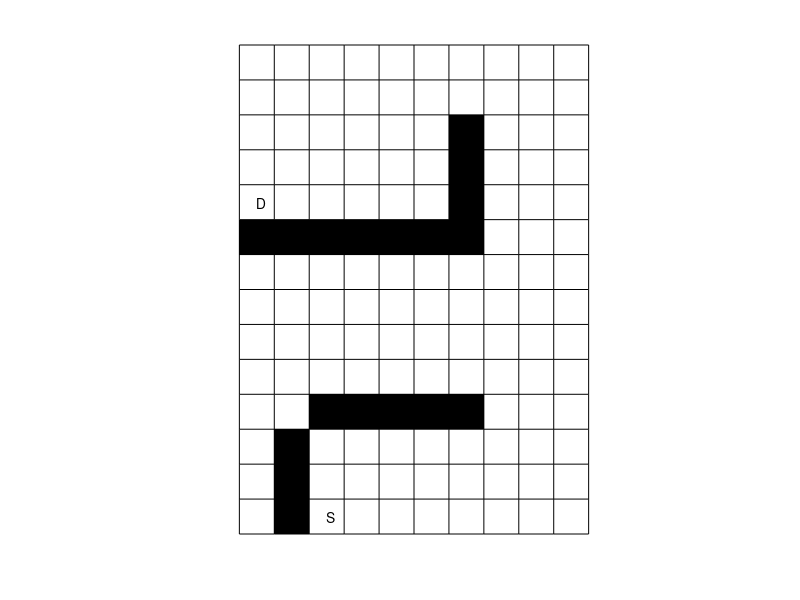

Source code (MATLAB): (Note: this script raises an error after producing the figure.)


clear;
clc;
X = [0,0,0,0,0,0,0,0,0,0;
       0,0,0,0,0,0,0,0,0,0;
       0,0,0,0,0,0,1,0,0,0;
       0,0,0,0,0,0,1,0,0,0;
       0,0,0,0,0,0,1,0,0,0;
       1,1,1,1,1,1,1,0,0,0;
       0,0,0,0,0,0,0,0,0,0;
       0,0,0,0,0,0,0,0,0,0;
       0,0,0,0,0,0,0,0,0,0;
       0,0,0,0,0,0,0,0,0,0;
       0,0,1,1,1,1,1,0,0,0;
       0,1,0,0,0,0,0,0,0,0;
       0,1,0,0,0,0,0,0,0,0;
       0,1,0,0,0,0,0,0,0,0];
previousOnes = X == 1;
X(X == 0) = 1;
X(previousOnes) = 0;
   %imshow(X);
imshow(X,'InitialMagnification','fit');
hold on;
plot(0.5:10.5,meshgrid(0.5:14.5, 1:11), 'black');
hold on;
plot(meshgrid(0.5:10.5, 1:15),0.5:14.5, 'black');
hold on;
%%----- 
[N1, N2]=size(X);

S=[14,3]; % [13, 8][14,3] [8,4][10,5]
D=[5, 1]; %[8,4][5, 1]


S1=S(2);
S2=S(1);
text(S1,S2,'S');
text(D(2),D(1),'D');
%D=[11,8];
CBN1=S;
X1=X;
CBN_VAL=[];
CBN_LOC=[];

% drawing rectangle--------------------------------------------------
for i=1:10
 rect = rect_gen1(X1,CBN1)%-----------------------1
 [InRect]=D_InRect(D, rect, CBN1)
 if InRect==1
     break;
 end
CBN_VAL1=CBN_VAL;
[open,open_e1,open_w1,open_n1,open_s1]= openList(X1,rect)
 if isempty(open)
     display(' D cannot be reached in this path');
     break;
 end
 pause;
 

[CBN, CBN_VAL]= octile_fVal(CBN1,D, open,CBN_VAL);
CBN_VAL2=CBN_VAL;
pause;

[CBN1, open1, CBN_VAL]=nextRect_CBN(CBN1,D, CBN,open_e1,open_w1, open_s1, open_n1,open,CBN_VAL);
%X1=X;
if ~isempty(open_e1) 
    X1(open_e1(:,1) ,open_e1(1,2))=0;
end
if ~isempty(open_w1)
    X1(open_w1(:,1) ,open_w1(1,2))=0;% correct
end
if ~isempty(open_n1)
    X1(open_n1(1,1) ,open_n1(:,2))=0;% correct
end
if ~isempty(open_s1)
    X1(open_s1(1,1) ,open_s1(:,2))=0;
end
%figure(2);
%imshow(X1,'InitialMagnification','fit');
CBN_VAL3=CBN_VAL;
pause ;
end